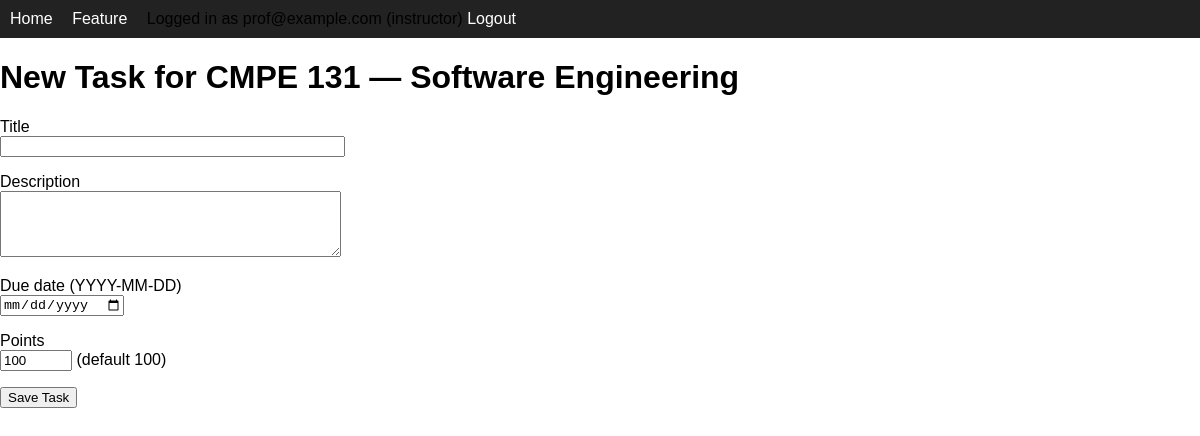
/courses/1/tasks/new (signed in), run on the app's committed database.
### app/models.py (models this page shows, shortened)
class User(UserMixin, db.Model):
    id = db.Column(db.Integer, primary_key=True)
    email = db.Column(db.String(120), unique=True, nullable=False)
    role = db.Column(db.String(20), default="student", nullable=False)
    @property
    def is_instructor(self) -> bool:
        return self.role == "instructor"

class Course(db.Model):
    id = db.Column(db.Integer, primary_key=True)
    code = db.Column(db.String(20), nullable=False)
    title = db.Column(db.String(120), nullable=False)
    tasks = db.relationship(
        "Task",
        back_populates="course",
        cascade="all, delete-orphan",
    )

### app/main/routes.py (the view, shortened to what this page needs)
@main_bp.route("/courses/<int:course_id>/tasks/new", methods=["GET", "POST"])
@login_required
def new_task(course_id):
    course = Course.query.get_or_404(course_id)
    if not current_user.is_instructor:
        flash("Only instructors can create tasks.")
        return redirect(url_for("main.course_detail", course_id=course.id))
    form = TaskForm()
    if form.points.data is None:
        form.points.data = 100
    return render_template("main/task_form.html", form=form, course=course)

### app/forms.py
class TaskForm(FlaskForm):
    title = StringField("Title", validators=[DataRequired()])
    description = TextAreaField("Description")
    due_date = DateField("Due date", format="%Y-%m-%d", validators=[Optional()])
    points = IntegerField("Points", validators=[Optional(), NumberRange(min=1, max=1000)])
    submit = SubmitField("Save Task")

### app/models.py (called while the page is built)
@login_manager.user_loader
def load_user(user_id):
    return User.query.get(int(user_id))

### app/templates/main/task_form.html (shortened to what this page needs)
{% extends "base.html" %}
{% block content %}
  <h1>New Task for {{ course.code }} — {{ course.title }}</h1>
  <form method="post">
    <p>
      {{ form.title.label }}<br>
      {{ form.title(size=40) }}
    </p>
    <p>
      {{ form.description.label }}<br>
      {{ form.description(rows=4, cols=40) }}
    </p>
    <p>
      {{ form.due_date.label }} (YYYY-MM-DD)<br>
      {{ form.due_date() }}
    </p>
    <p>
      {{ form.points.label }}<br>
      {{ form.points() }} (default 100)
    </p>
    <p>{{ form.submit() }}</p>
  </form>
{% endblock %}

### app/templates/base.html (shortened to what this page needs)
<!doctype html>
<html>
<head>
  <link rel="stylesheet" href="{{ url_for('static', filename='styles.css') }}">
</head>
<body>
  <nav class="navbar">
    <a href="{{ url_for('main.index') }}">Home</a>
    <a href="{{ url_for('main.feature') }}">Feature</a>
    {% if current_user.is_authenticated %}
      <span class="nav-right">
        Logged in as {{ current_user.email }} ({{ current_user.role }})
        <a href="{{ url_for('auth.logout') }}">Logout</a>
      </span>
    {% else %}
      <span class="nav-right">
        <a href="{{ url_for('auth.login') }}">Login</a>
      </span>
    {% endif %}
  </nav>
  <main>
    {% block content %}{% endblock %}
  </main>
</body>
</html>

### app/static/styles.css (style rules this page uses)
body { font-family: Arial; margin: 0; }
.navbar { background: #222; padding: 10px; }
.navbar a { color: white; margin-right: 15px; text-decoration: none; }

### data on the page
User: email "prof@example.com", role "instructor"
Course: code "CMPE 131", title "Software Engineering"
